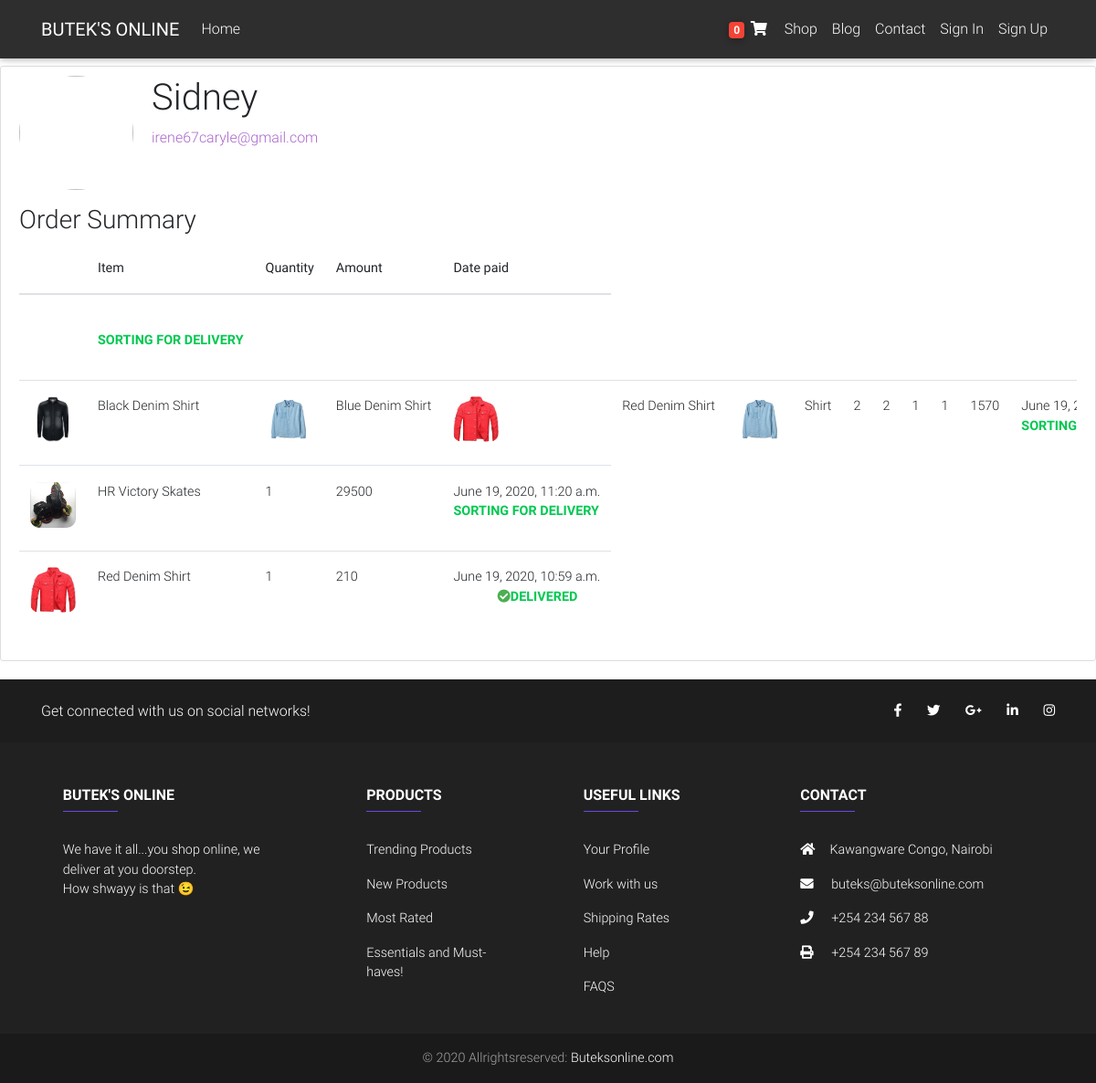
/profile/ (signed in), run on the app's committed database.
### catalog/models.py (models this page shows, shortened)
class Order(models.Model):
    user = models.ForeignKey(User, on_delete=models.CASCADE)
    items = models.ManyToManyField(OrderItem)
    ordered = models.BooleanField(default=False)
    ref_code = models.CharField(max_length=20)
    coupon = models.ForeignKey(
        'Coupon', on_delete=models.SET_NULL, blank=True, null=True)
    address = models.ForeignKey(
        "Address", on_delete=models.SET_NULL, blank=True, null=True)
    payment = models.ForeignKey(
        'Payment', on_delete=models.SET_NULL, blank=True, null=True)
    start_date = models.DateTimeField(auto_now_add=True)
    ordered_date = models.DateTimeField(auto_now=True)
    received = models.BooleanField(default=False)
    refund_requested = models.BooleanField(default=False)
    refund_granted = models.BooleanField(default=False)

class OrderItem(models.Model):
    user = models.ForeignKey(User, on_delete=models.CASCADE)
    ordered = models.BooleanField(default=False)
    item = models.ForeignKey(Item, on_delete=models.CASCADE)
    quantity = models.IntegerField(default=1)

class Item(models.Model):
    title = models.CharField(max_length=150)
    price = models.IntegerField()
    discount_price = models.IntegerField(blank=True, null=True)
    slug = models.SlugField()
    description = models.TextField()
    category = models.ForeignKey(
        "Category", on_delete=models.SET_NULL, blank=True, null=True)
    status = models.CharField(max_length=150, blank=True, null=True)
    rating = models.ForeignKey("Rating", on_delete=models.CASCADE)
    label = models.CharField(choices=LABEL_CHOICES, max_length=2)
    image = models.ImageField(default='default.jpg',
                              upload_to='product_images')

class Payment(models.Model):
    charge_id = models.CharField(max_length=50)
    user = models.ForeignKey(
        User, on_delete=models.SET_NULL, blank=True, null=True)
    amount = models.IntegerField()
    timestamp = models.DateTimeField(auto_now=True)

### catalog/views.py (the view)
# urls.py: path('profile/', profile, name='profile'),
def profile(request):
    context = {
        'orders': Order.objects.filter(user=request.user).order_by('-ordered_date')
    }
    return render(request, 'profile.html', context)

### catalog/templatetags/cart_template_tags.py (called while the page is built)
@register.filter
def cart_item_count(user):
    if user.is_authenticated:
        order_qs = Order.objects.filter(user=user, ordered=False)
        if order_qs.exists():
            return order_qs[0].items.count()
    return 0

### templates/profile.html (shortened to what this page needs)
{% extends 'base.html' %} {% load crispy_forms_tags %} {% block content %}
<main>
  <div class="content-section">
    <div class="media">
      <img class="rounded-circle account-img" src="" />
      <div class="media-body">
        <h2 class="account-heading">{{user.username}}</h2>
        <p class="text-secondary">{{user.email}}</p>
      </div>
    </div>
    <div class="table-responsive text-nowrap">
      <h3>Order Summary</h3>
      <table class="table">
        <thead>
          <tr>
            <th scope="col"></th>
            <th scope="col">Item</th>
            <th scope="col">Quantity</th>
            <th scope="col">Amount</th>
            <th scope="col">Date paid</th>
          </tr>
        </thead>
        <tbody>
          {% for order in orders %}
            <tr>
              {% for item in order.items.all %}
                  <td>
                      <img class="sm-img" src="{{item.item.image.url}}" alt="">
                  </td>
                  <td>{{item.item.title}}</td>
              {% endfor %}
              {% for item in order.items.all %}
                  <td>{{item.quantity}}</td>
              {% endfor %}
              <td>{{order.payment.amount}}</td>
              <td>
                  <p>
                  {{order.payment.timestamp}}
                  <br>
                  {% if order.received %}
                      <span style="font-weight: 400;" class="text-success"><i class="fas fa-check-circle green-text ml-5"></i><b>DELIVERED</b></span>
                  {% else %}
                      <span style="font-weight: 400;" class="text-success"><strong>SORTING FOR DELIVERY</strong></span>
                  {% endif %}
                  </p>
              </td>
            </tr>
          {% endfor %}
        </tbody>
      </table>
    </div>
  </div>
</main>
{% endblock content %}

### templates/base.html (shortened to what this page needs)
{% load static %}
{% load cart_template_tags %}
<!DOCTYPE html>
<html lang="en">
  <head>
    <link
      rel="stylesheet"
      href="https://use.fontawesome.com/releases/v5.11.2/css/all.css"
    />
    <link href="{% static 'css/bootstrap.min.css' %}" rel="stylesheet" />
    <link href="{% static 'css/mdb.min.css' %}" rel="stylesheet" />
    <link href="{% static 'css/style.min.css' %}" rel="stylesheet" />
    <link rel="stylesheet" href="{% static 'main.css' %}">
  </head>
  <body>
<nav class="navbar fixed-top navbar-expand-lg navbar-dark elegant-color scrolling-navbar">
<div class="container">
  <a class="navbar-brand" href="{% url 'home' %}">
    <strong>BUTEK'S ONLINE</strong>
  </a>
  <div class="collapse navbar-collapse" id="navbarSupportedContent">
    <ul class="navbar-nav mr-auto">
      <li class="nav-item ">
        <a class="nav-link" href="{% url 'home' %}">Home</a>
      </li>
    </ul>
    <ul class="navbar-nav nav-flex-icons">
      <li class="nav-item">
        <a href="{% url 'order_summary' %}" class="nav-link waves-effect">
          <span class="badge red z-depth-1 rounded">{{request.user|cart_item_count}}</span>
          <i class="fas fa-shopping-cart"></i>
        </a>
      </li>
      <li class="nav-item">
        <a class="nav-link" href="{% url 'shop' %}">Shop</a>
      </li>
      <li class="nav-item">
        <a class="nav-link" href="#">Blog</a>
      </li>
      <li class="nav-item">
        <a class="nav-link" href="#">Contact</a>
      </li>
      <li class="nav-item">
        <a class="nav-link" href="#">Sign In</a>
      </li>
      <li class="nav-item">
        <a class="nav-link" href="#">Sign Up</a>
      </li>
    </ul>
  </div>
</div>
</nav>
<div class="mt-5 pt-4">
  </div>
{% block content %}
{% endblock content %}
<footer class="page-footer font-small elegant-color-dark">
  <div style="background-color: #1d1d1d;">
    <div class="container">
      <div class="row py-4 d-flex align-items-center">
        <div
          class="col-md-6 col-lg-5 text-center text-md-left mb-4 mb-md-0"
        >
          <h6 class="mb-0">Get connected with us on social networks!</h6>
        </div>
        <div class="col-md-6 col-lg-7 text-center text-md-right">
          <a class="fb-ic">
            <i class="fab fa-facebook-f white-text mr-4"> </i>
          </a>
          <a class="tw-ic">
            <i class="fab fa-twitter white-text mr-4"> </i>
          </a>
          <a class="gplus-ic">
            <i class="fab fa-google-plus-g white-text mr-4"> </i>
          </a>
          <a class="li-ic">
            <i class="fab fa-linkedin-in white-text mr-4"> </i>
          </a>
          <a class="ins-ic">
            <i class="fab fa-instagram white-text"> </i>
          </a>
        </div>
      </div>
    </div>
  </div>
  <div class="container text-center text-md-left mt-5">
    <div class="row mt-3">
      <div class="col-md-3 col-lg-4 col-xl-3 mx-auto mb-4">
        <h6 class="text-uppercase font-weight-bold">Butek's Online</h6>
        <hr
          class="deep-purple accent-2 mb-4 mt-0 d-inline-block mx-auto"
          style="width: 60px;"
        />
        <p>
          We have it all...you shop online, we deliver at you doorstep.
          <br>
          How shwayy is that 😉
        </p>
      </div>
      <div class="col-md-2 col-lg-2 col-xl-2 mx-auto mb-4">
        <h6 class="text-uppercase font-weight-bold">Products</h6>
        <hr
          class="deep-purple accent-2 mb-4 mt-0 d-inline-block mx-auto"
          style="width: 60px;"
        />
        <p>
          <a href="#!">Trending Products</a>
        </p>
        <p>
          <a href="#!">New Products</a>
        </p>
        <p>
          <a href="#!">Most Rated</a>
        </p>
        <p>
          <a href="#!">Essentials and Must-haves!</a>
        </p>
      </div>
      <div class="col-md-3 col-lg-2 col-xl-2 mx-auto mb-4">
        <h6 class="text-uppercase font-weight-bold">Useful links</h6>
        <hr
          class="deep-purple accent-2 mb-4 mt-0 d-inline-block mx-auto"
          style="width: 60px;"
        />
        <p>
          <a href="#!">Your Profile</a>
        </p>
        <p>
          <a href="#!">Work with us</a>
        </p>
        <p>
          <a href="#!">Shipping Rates</a>
        </p>
        <p>
          <a href="#!">Help</a>
        </p>
        <p>
          <a href="#!">FAQS</a>
        </p>
      </div>
      <div class="col-md-4 col-lg-3 col-xl-3 mx-auto mb-md-0 mb-4">
        <h6 class="text-uppercase font-weight-bold">Contact</h6>
        <hr
          class="deep-purple accent-2 mb-4 mt-0 d-inline-block mx-auto"
          style="width: 60px;"
        />
        <p><i class="fas fa-home mr-3"></i>Kawangware Congo, Nairobi</p>
        <p><i class="fas fa-envelope mr-3"></i> buteks@buteksonline.com</p>
        <p><i class="fas fa-phone mr-3"></i> +254 234 567 88</p>
        <p><i class="fas fa-print mr-3"></i> +254 234 567 89</p>
      </div>
    </div>
  </div>
  <div class="footer-copyright text-center py-3">
    © 2020 Allrightsreserved:
    <a href="https://mdbootstrap.com/"> Buteksonline.com</a>
  </div>
</footer>
  </body>
</html>

### static/main.css (style rules this page uses)
body a { text-decoration: none !important; }

### templates/base.html (style rules this page uses)
html, body, header, .carousel { height: 60vh; }

### templates/profile.html (style rules this page uses)
.sm-img { width: 50px; height: 50px; border-radius: 10px; }
.content-section { background: #ffffff; padding: 10px 20px; border: 1px solid #dddddd; border-radius: 3px; margin-bottom: 20px; }
.account-img { height: 125px; width: 125px; margin-right: 20px; margin-bottom: 16px; }
.account-heading { font-size: 2.5rem; }

### data on the page
Order: received "SORTING FOR DELIVERY"
Order: payment.amount "1570", payment.timestamp "June 19,…", received "SORTING…"
OrderItem: item.image (picture), item "Black Denim Shirt", quantity "2"
OrderItem: item.image (picture), item "Blue Denim Shirt", quantity "2"
OrderItem: item.image (picture), item "Red Denim Shirt", quantity "1"
OrderItem: item.image (picture), item "Shirt", quantity "1"
Order: payment.amount "29500", payment.timestamp "June 19, 2020, 11:20 a.m.", received "SORTING FOR DELIVERY"
OrderItem: item.image (picture), item "HR Victory Skates", quantity "1"
Order: payment.amount "210", payment.timestamp "June 19, 2020, 10:59 a.m.", received True (drawn)
OrderItem: item.image (picture), item "Red Denim Shirt", quantity "1"

### other printed values
{{ request.user|cart_item_count }} "0"
{{ user.username }} "Sidney"
{{ user.email }} "irene67caryle@gmail.com"
